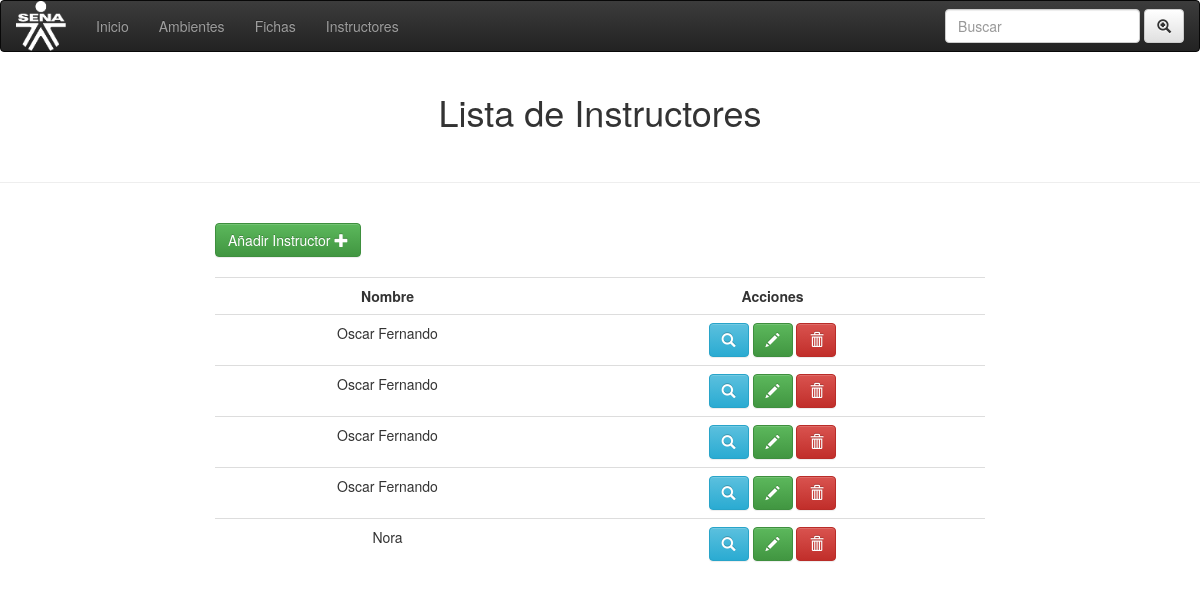
Page /instructores/gestionarIns.php on the committed database.
### tables this page shows
CREATE TABLE `instructores` (
  `id` int(11) NOT NULL,
  `nombres` varchar(100) NOT NULL,
  `apellidos` varchar(100) NOT NULL,
  `especialidad` varchar(100) NOT NULL,
  `vinculacion1` varchar(100) NOT NULL,
  `tipoplanta` varchar(100) NOT NULL,
  `tipocontrato` varchar(100) NOT NULL,
  `cantidadhoras` varchar(100) NOT NULL,
  `actadministrativas` varchar(50) NOT NULL,
  `area` varchar(50) NOT NULL,
  `centro` text NOT NULL
);

### instructores/gestionarIns.php (the view, shortened to what this page needs)
<!DOCTYPE html>
<html lang="en">
<head>
  <link rel="stylesheet" href="css/bootstrap.min.css">
  <link rel="stylesheet" href="css/bootstrap-theme.min.css">
  <link rel="stylesheet" href="css/font-awesome.css">
  <link rel="stylesheet" href="css/index.css">
</head>
<body>
    <nav class="navbar navbar-inverse ">
      <div class="container-fluid">
        <div class="navbar-header">
           <a class="navbar-brand" href="#"><img id="img1" src="imgs/sena.png" class="img-rounded" width="100" height="100"></a>
        </div>
        <ul class="nav navbar-nav">
          <li><a href="../index.php">Inicio</a></li>
          <li><a href="../ambientes/ambientes.php">Ambientes</a></li>
          <li><a href="../fichas/index_ficha.php">Fichas</a></li>
          <li><a href="#">Instructores</a></li>
        </ul>
        <form method="POST" class="navbar-form navbar-right">
          <div class="form-group">
            <input type="text" name="navb" class="form-control" placeholder="Buscar">
          </div>
          <button type="submit" class="btn btn-default"><i class="glyphicon glyphicon-zoom-in"></i></button>
        </form>
      </div>
    </nav>
  <div class="container-fluid">
    <h1 class="text-center" >Lista de  Instructores</h1><br>
  </div>
  <hr>
    <br>
<div class="col-md-8 col-md-offset-2" >
  <a  class="btn btn-success " href="anadir.php">Añadir Instructor
    <i  class="glyphicon glyphicon glyphicon-plus" ></i>
  </a><br><br>
  <table class="text-center table table-hover">
    <tr class="text-center">
      <td><strong>Nombre</strong></td>
      <td><strong>Acciones</strong></td>
    </tr>
  <?php
     if(!empty($nav)){
        $nav = $_POST['navb'];
    $con = mysqli_connect('localhost','root','','programacion_trimestral');
    $sql = mysqli_query($con, "SELECT * FROM instructores WHERE nombres = '$nav'");
      }else{
        $con = mysqli_connect('localhost','root','','programacion_trimestral');
    $sql = mysqli_query($con, "SELECT * FROM instructores");
      }
    while($row = mysqli_fetch_array($sql)){ ?>
      <tr>
          <td><?php echo $row['nombres'] ?></td>
          <td>
            <a class='btn btn-info' href='consultar_instructor.php?id=<?php echo $row['id'] ?>' >
              <i data-toggle='tooltip' data-placement="top" title="Consultar" class='glyphicon glyphicon-search' ></i>
            </a>
            <a class='btn btn-success' href='Modificar.php?id=<?php echo $row['id'] ?>'>
              <i data-toggle='tooltip' data-placement='top' title='Modificar' class='glyphicon glyphicon-pencil' ></i>
            </a>
            <a class='btn btn-danger' href='<?php  ?> delete.php?id=<?php echo $row['id'] ?>'>
              <i data-toggle=tooltip data-placement='top' title='Eliminar' class='glyphicon glyphicon-trash' ></i>
            </a>
          </td>
        </tr>
   <?php } ?>
  </table>
</div>
</body>
</html>

### instructores/css/index.css (style rules this page uses)
img#img1 { height: 50px; width: 50px; top: -15px; position: relative; }

### rows in the picture
instructores: nombres "Oscar Fernando"
instructores: nombres "Oscar Fernando"
instructores: nombres "Oscar Fernando"
instructores: nombres "Oscar Fernando"
instructores: nombres "Nora"
